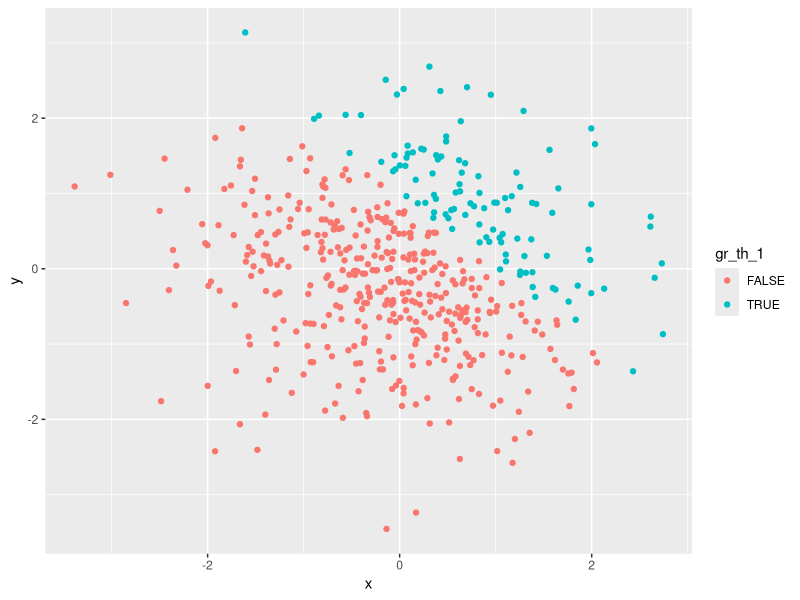
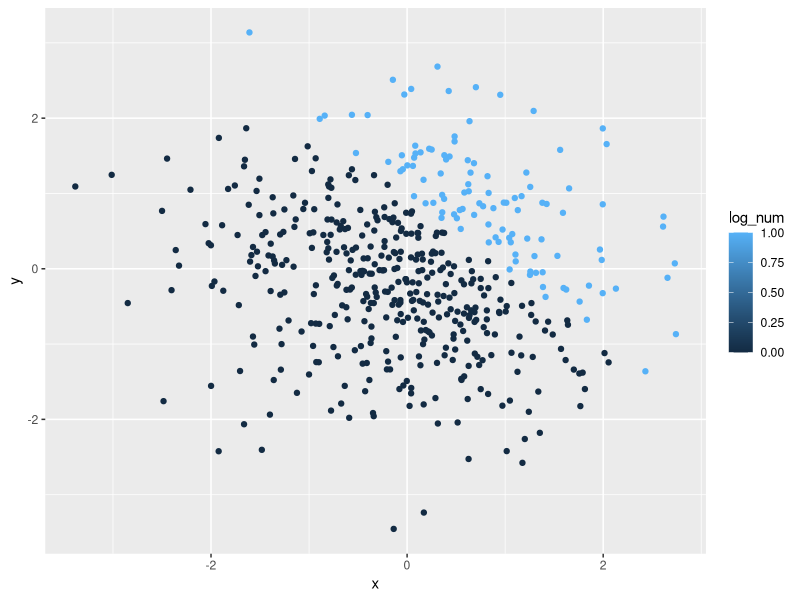
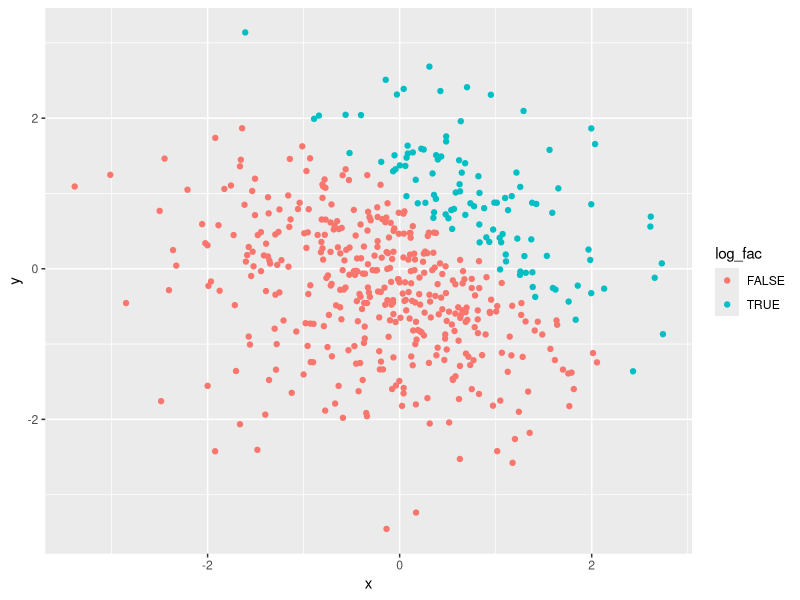

These figures' R source, in order:
## ---- chunk 1
library(tidyverse)
## ---- chunk 2
simple_df1 = tibble(
  sample_norm = rnorm(8),
  gr_th_0 = sample_norm > 0,
  vec_char = c("One", "Two", "Three", "Four", "Five", "Six", "Seven", "Eight"),
  vec_factor = factor(c("male", "male", "other", "female", "male", "male", "female", "other")) 
)
## ---- chunk 3
mean(pull(simple_df1, sample_norm))
mean(pull(simple_df1, gr_th_0))
mean(pull(simple_df1, vec_char))
mean(pull(simple_df1, vec_factor))
## ---- chunk 4
log_to_num = as.numeric(pull(simple_df1, gr_th_0))
rs_x_log_to_num = log_to_num * pull(simple_df1, sample_norm)

log_to_fac = as.factor(pull(simple_df1, gr_th_0))
rs_x_log_to_fac = log_to_fac * pull(simple_df1, sample_norm) # Factor variables are categorical, so this won't work

log_to_fac_to_num = as.numeric(log_to_fac)
rs_x_log_to_fac_to_num = log_to_fac_to_num * pull(simple_df1, sample_norm)

log_to_num
log_to_fac
log_to_fac_to_num

rs_x_log_to_num
rs_x_log_to_fac_to_num
## ---- chunk 5
simple_df2 = tibble(
  x = rnorm(500),
  y = rnorm(500),
  gr_th_1 = x + y > 1,
  log_num = as.numeric(gr_th_1),
  log_fac = as.factor(gr_th_1)
)
## ---- chunk 6
ggplot(simple_df2, aes(x = x, y = y, color=gr_th_1)) + geom_point()
ggplot(simple_df2, aes(x = x, y = y, color=log_num)) + geom_point()
ggplot(simple_df2, aes(x = x, y = y, color=log_fac)) + geom_point()
